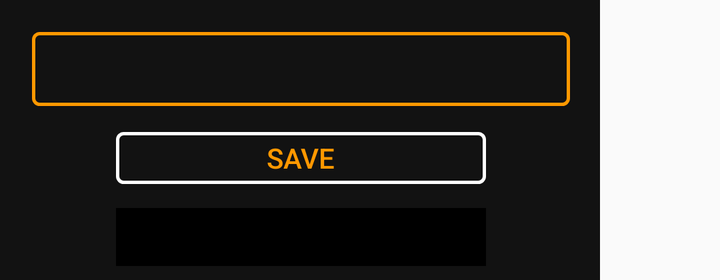
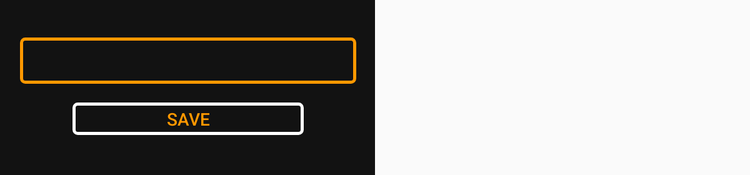

First picture: res/layout/ on a phone held upright. Second picture: the repository's own variant of that layout, on a device whose configuration matches the variant's folder. Source for both follows.
<!-- AndroidManifest.xml: application theme AppTheme -->
<!-- res/layout/syntax_dialog.xml -->
<?xml version="1.0" encoding="utf-8"?>
<androidx.constraintlayout.widget.ConstraintLayout xmlns:android="http://schemas.android.com/apk/res/android"
    xmlns:tools="http://schemas.android.com/tools"
    android:layout_width="300dp"
    android:layout_height="140dp"
    xmlns:app="http://schemas.android.com/apk/res-auto"
    android:background="#121212">

    <Button
        android:id="@+id/save_button_syntax_dialog"
        android:layout_width="185dp"
        android:layout_height="26dp"
        android:background="@drawable/button_border_white"
        android:text="@string/save"
        app:layout_constraintBottom_toBottomOf="parent"
        app:layout_constraintHorizontal_bias="0.504"
        app:layout_constraintLeft_toLeftOf="parent"
        app:layout_constraintRight_toRightOf="parent"
        app:layout_constraintTop_toTopOf="parent"
        app:layout_constraintVertical_bias="0.578" />

    <Spinner
        android:id="@+id/spinner_syntax"
        android:layout_width="269dp"
        android:layout_height="37dp"
        android:background="@drawable/button_border_orange"
        android:spinnerMode="dialog"
        android:theme="@style/SpinnerStyle"
        app:layout_constraintBottom_toBottomOf="parent"
        app:layout_constraintHorizontal_bias="0.516"
        app:layout_constraintLeft_toLeftOf="parent"
        app:layout_constraintRight_toRightOf="parent"
        app:layout_constraintTop_toTopOf="parent"
        app:layout_constraintVertical_bias="0.155" />

    <View
        android:id="@+id/viewSyntaxColor"
        android:layout_width="185dp"
        android:layout_height="29dp"
        android:layout_marginTop="104dp"
        android:background="#000000"
        app:layout_constraintHorizontal_bias="0.504"
        app:layout_constraintLeft_toLeftOf="parent"
        app:layout_constraintRight_toRightOf="parent"
        app:layout_constraintTop_toTopOf="parent" />
</androidx.constraintlayout.widget.ConstraintLayout>
<!-- resources referenced by this layout -->
<resources>
  <!-- drawable button_border_orange (drawable) -->
  <?xml version="1.0" encoding="utf-8"?>
  <shape xmlns:android="http://schemas.android.com/apk/res/android"
      android:shape="rectangle">
      <gradient
          android:endColor="@null"
          android:angle="270" />
      <corners android:radius="3dp" />
      <stroke android:width="5px" android:color="#FF9800"/>
  </shape>
  <!-- drawable button_border_white (drawable) -->
  <?xml version="1.0" encoding="utf-8"?>
  <shape xmlns:android="http://schemas.android.com/apk/res/android"
      android:shape="rectangle">
      <gradient
          android:endColor="@null"
          android:angle="270" />
      <corners android:radius="3dp" />
      <stroke android:width="5px" android:color="#FFFFFF"/>
  </shape>
  <string name="save">Save</string>
  <style name="SpinnerStyle" parent="Widget.AppCompat.DropDownItem.Spinner">
          <item name="android:scrollbarThumbVertical">@drawable/scroll_vertical_thumb_spinner</item>
          <item name="android:scrollbarSize">2dp</item>
  
          <item name="android:background">#131313</item>
          <item name="android:textColor">#FF9800</item>
      </style>
  <style name="AppTheme" parent="Theme.AppCompat.DayNight.NoActionBar">
          
          <item name="colorPrimary">#131313</item>
          <item name="colorPrimaryDark">#131313</item>
          <item name="colorAccent">#373737</item>
          <item name="android:textColorPrimary">#FF9800</item>
          <item name="android:popupMenuStyle">@style/PopupMenu</item>
      </style>
  <!-- drawable scroll_vertical_thumb_spinner (drawable) -->
  <?xml version="1.0" encoding="utf-8"?>
  <shape xmlns:android="http://schemas.android.com/apk/res/android" >
  
      <gradient
          android:angle="0"
          android:endColor="#FF5722"
          android:startColor="#FFC107" />
  
      <corners android:radius="8dp" />
  
  </shape>
  <style name="PopupMenu" parent="@android:style/Widget.PopupMenu">
          <item name="android:popupBackground">#171717</item>
      </style>
</resources>
<!-- res/layout-large/syntax_dialog.xml (the repository's variant of the layout above) -->
<!-- drawn on a 7-inch tablet held upright -->
<?xml version="1.0" encoding="utf-8"?>
<androidx.constraintlayout.widget.ConstraintLayout xmlns:android="http://schemas.android.com/apk/res/android"
    android:layout_width="300dp"
    android:layout_height="140dp"
    xmlns:app="http://schemas.android.com/apk/res-auto"
    android:background="#121212">

    <Button
        android:id="@+id/save_button_syntax_dialog"
        android:layout_width="185dp"
        android:layout_height="26dp"
        android:background="@drawable/button_border_white"
        android:text="@string/save"
        app:layout_constraintBottom_toBottomOf="parent"
        app:layout_constraintHorizontal_bias="0.504"
        app:layout_constraintLeft_toLeftOf="parent"
        app:layout_constraintRight_toRightOf="parent"
        app:layout_constraintTop_toTopOf="parent"
        app:layout_constraintVertical_bias="0.719" />

    <Spinner
        android:id="@+id/spinner_syntax"
        android:layout_width="269dp"
        android:layout_height="37dp"
        android:spinnerMode="dialog"
        android:theme="@style/SpinnerStyle"
        android:background="@drawable/button_border_orange"
        app:layout_constraintBottom_toBottomOf="parent"
        app:layout_constraintHorizontal_bias="0.516"
        app:layout_constraintLeft_toLeftOf="parent"
        app:layout_constraintRight_toRightOf="parent"
        app:layout_constraintTop_toTopOf="parent"
        app:layout_constraintVertical_bias="0.291" />
</androidx.constraintlayout.widget.ConstraintLayout>
